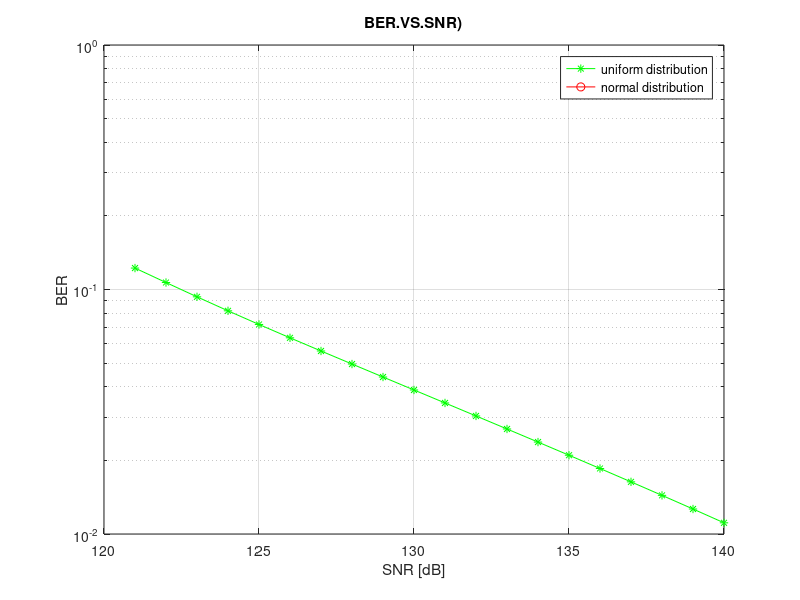

This chart was generated by the following MATLAB code:
clc
clear all
close all
dim=20;
peu=zeros(dim,1);
pen=zeros(dim,1);
snr=zeros(dim,1);
l=4e-12;

for s=1:1:dim
    k=s+120;
    en=10^(k/10);
    snr(s,1)=k;
    
    run=0;
%     for x=l*0.586:l/2000:l*0.883
       for x=l/20000:l/20000:l-(l/20000) 
        f1=(2/(3.147));                       
        f2=sqrt((4*x)*(l-x));
        f=f1/f2;
        ggu=erfc(sqrt(en*x/2))*0.5*f;            % for uniform distribution
        peu(s,1)=peu(s,1)+ ggu*(l/20000);

    end
%       for x=l/2000:l/2000:l-(l/2000)   
%           
%         ff1=sqrt(2*pi*(pi/9));
%         ff2=sqrt((4*x)*(l-x));                  % for normal distribution
%         ff3=exp(((x-(pi/6))^2)/(2*(pi/9)));
%         ff=1.42/(ff1*ff2*ff3);
%         ggn=erfc(sqrt(en*x/2))*0.5*ff;
%         pen(s,1)=pen(s,1)+ ggn*(l/2000);
%         
%     end
end
semilogy(snr,peu,'-*g');
hold on;
semilogy(snr,pen,'-or');  
grid;
title('BER.VS.SNR)');
ylabel('BER');
xlabel('SNR [dB]');
legend('uniform distribution','normal distribution');